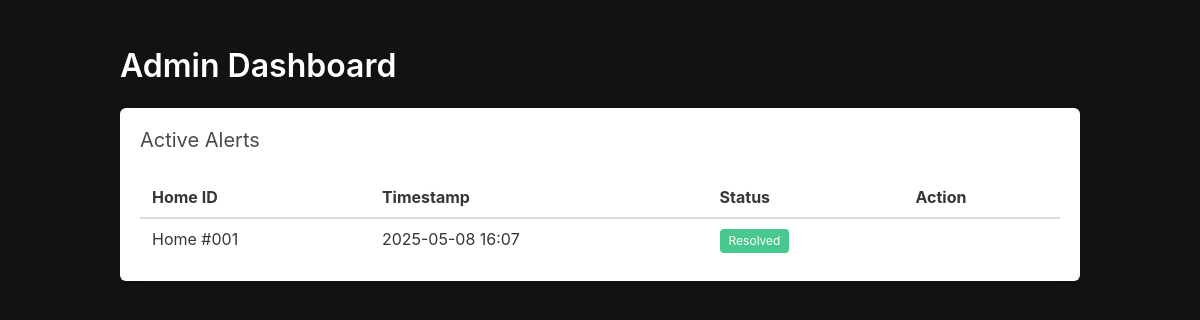
/admin_dashboard/, run on an earlier commit of the app's database.
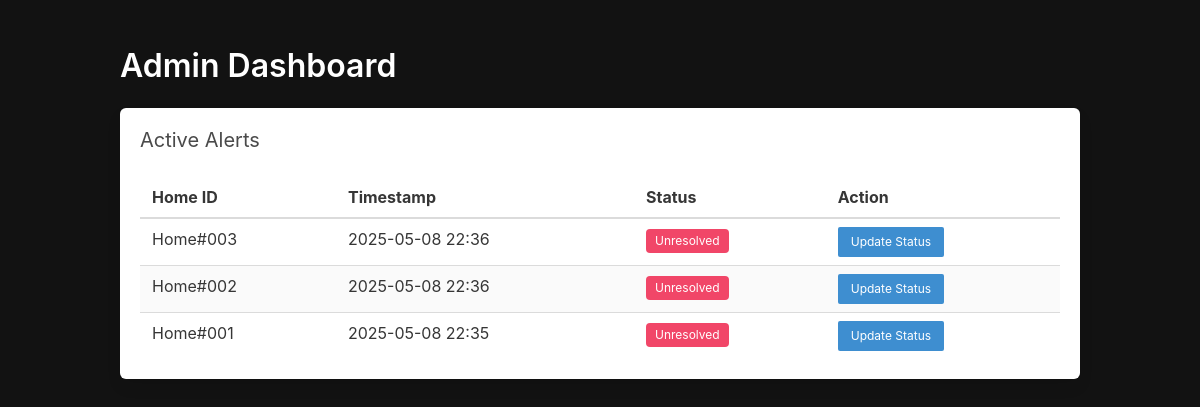
And on a later commit of the database.
### security/models.py (models this page shows, shortened)
class MotionAlert(models.Model):
    home_id = models.CharField(max_length=20)
    timestamp = models.DateTimeField(auto_now_add=True)
    status = models.CharField(max_length=20, default='Unresolved')
    image = models.ImageField(upload_to='alerts/', blank=True, null=True)

### security/views.py (the view)
# urls.py: path('admin_dashboard/', views.admin_dashboard, name='admin_dashboard'),
def admin_dashboard(request):
    alerts = MotionAlert.objects.all().order_by('-timestamp')
    return render(request, 'admin_dashboard.html', {'alerts': alerts})

### security/templates/admin_dashboard.html (shortened to what this page needs)
<!DOCTYPE html>
<html>
<head>
  <link rel="stylesheet" href="https://cdn.jsdelivr.net/npm/bulma@0.9.4/css/bulma.min.css">
</head>
<body>
<section class="section">
  <div class="container">
    <h1 class="title has-text-white">Admin Dashboard</h1>
    <div class="box">
      <h2 class="subtitle">Active Alerts</h2>
      {% if alerts %}
        <table class="table is-fullwidth is-striped is-hoverable">
          <thead>
            <tr>
              <th>Home ID</th>
              <th>Timestamp</th>
              <th>Status</th>
              <th>Action</th>
            </tr>
          </thead>
          <tbody>
            {% for alert in alerts %}
            <tr>
              <td>{{ alert.home_id }}</td>
              <td>{{ alert.timestamp|date:"Y-m-d H:i" }}</td>
              <td>
                {% if alert.status == "Unresolved" %}
                  <span class="tag is-danger">{{ alert.status }}</span>
                {% elif alert.status == "Pending" %}
                  <span class="tag is-warning">{{ alert.status }}</span>
                {% elif alert.status == "Resolved" %}
                  <span class="tag is-success">{{ alert.status }}</span>
                {% endif %}
              </td>
              <td>
                {% if alert.status != "Resolved" %}
                  <a href="{% url 'admin_update_status' alert.id %}" class="button is-small is-info">Update Status</a>
                {% endif %}
              </td>
            </tr>
            {% endfor %}
          </tbody>
        </table>
      {% else %}
        <p>No active alerts.</p>
      {% endif %}
    </div>
  </div>
</section>
</body>
</html>

### security/templates/admin_dashboard.html (style rules this page uses)
body { background-color: #121212; color: white; }

What changed in the data, as far as the page shows it:
removed MotionAlert: home_id "Home #001", timestamp "2025-05-08 16:07", status "Resolved"
added MotionAlert: home_id "Home#003", timestamp "2025-05-08 22:36", status "Unresolved", shows "Update Status"
added MotionAlert: home_id "Home#002", timestamp "2025-05-08 22:36", status "Unresolved", shows "Update Status"
added MotionAlert: home_id "Home#001", timestamp "2025-05-08 22:35", status "Unresolved", shows "Update Status"
